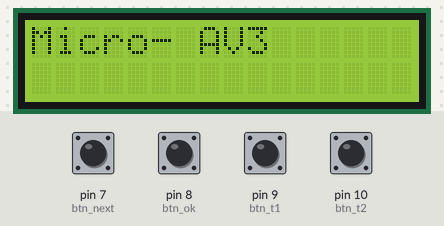
A sketch run on a simulated Arduino Uno, built with avr-gcc and run on an emulated ATmega328P. On the bench: 16×2 character LCD. The test bench sets the inputs (shaded band); at power-on: pin 7 (btn_next), pin 8 (btn_ok), pin 9 (btn_t1), pin 10 (btn_t2) HIGH.

Above: at 1.2 s.
1.3 s: pin 7 (btn_next) pulled LOW for 0.15 s
At 2.6 s:
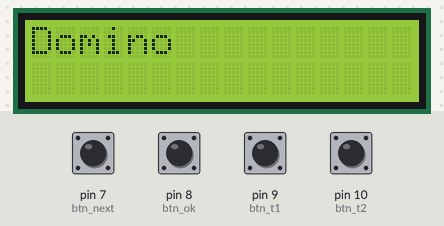
2.9 s: pin 8 (btn_ok) pulled LOW for 0.15 s
At 3.5 s:
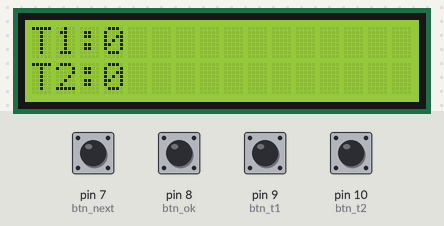
4.5 s: pin 7 (btn_next) pulled LOW for 1 s
At 5.9 s:
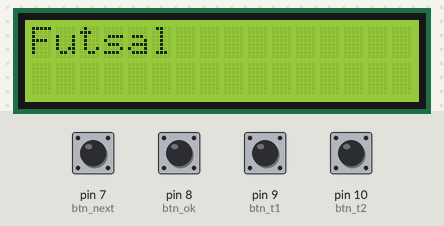
7.0 s: pin 8 (btn_ok) pulled LOW for 1 s
At 9.3 s:
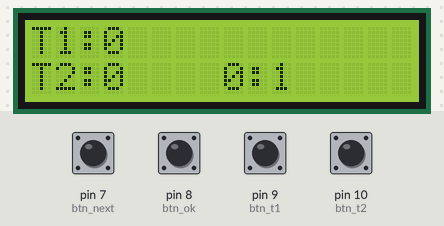
Timing chart, 0 to 10.8 s (numbered marks = the images above; inputs shaded):
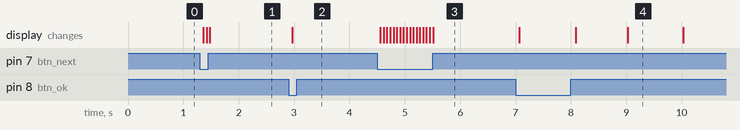

Measured:
- after the input at 1.3 s, the display: changes after 0.06 s (image 1)
- after the input at 2.9 s, the display: changes after 0.06 s (image 2)
- after the input at 4.5 s, the display: changes after 0.06 s (image 3)
- after the input at 7.0 s, the display: first changes after 0.06 s (image 4 shows a later state)

The sketch:

Projeto5-Placar_com_Display_LCD.ino
```cpp
//---Bibliotecas---
#include <LiquidCrystal_I2C.h>

//---Pinos---
#define btn_ok 8
#define btn_t1 9
#define btn_t2 10
#define btn_next 7
#define pin_Buzzer 3

//---Objetos---
LiquidCrystal_I2C lcd(0x27,16,2);

//**************************************
//---Opções do Menu---
String menu[2]= { "Futsal", "Domino"};

//--Variáveis auxiliares---
const int tempo = 10;
int tempInit,tempAt,ts,tm,op=0,t1,t2;

//**************************************
void setup()
{
  pinMode(btn_ok,INPUT_PULLUP);
  pinMode(btn_t1,INPUT_PULLUP);
  pinMode(btn_t2,INPUT_PULLUP);
  pinMode(btn_next,INPUT_PULLUP);

  lcd.init();
  lcd.backlight();
  lcd.print("Micro- AV3");
}

//**************************************
void loop()
{
    if(btn_click(btn_ok))
    {
      switch(op)
      {
        //---Opção Futsal---
        case 0:
          tempInit = millis();//Tempo inicial

          t1=0;t2=0;

          lcd.clear();
          lcd.setCursor(0,0);
          lcd.print("T1:" + String(t1));
          lcd.setCursor(0,1);
          lcd.print("T2:" + String(t2));

          delay(50);

          //---Placar do futsal + tempo---
          while(!btn_click(btn_ok))
          {
            //----Gol time 1---
            if(btn_click(btn_t1))
            {
              t1++;
              lcd.setCursor(0,0);
              lcd.print("T1:" + String(t1));
            }

            //---Gol time 2---
            if(btn_click(btn_t2))
            {
              t2++;
              lcd.setCursor(0,1);
              lcd.print("T2:" + String(t2));
            }

            //---Conversão do tempo---
            tempAt = millis()-tempInit;
            tm = tempAt/60000;
            ts = tempAt/1000;
            if(tm>0)ts -= tm*60;

            //---Exibição do placar---
            lcd.setCursor(8,1);
            lcd.print(String(tm)+':'+String(ts));
          }
          break;
        //---Opção do Dominó + Alarme---
        case 1:
          t1=0;t2=0;

          lcd.clear();
          lcd.setCursor(0,0);
          lcd.print("T1:" + String(t1));
          lcd.setCursor(0,1);
          lcd.print("T2:" + String(t2));

          delay(50);

          //---Placar Dominó---
          while(!btn_click(btn_ok))
          {
            //---Pontos time 1---
            if(btn_click(btn_t1))
            {
              t1 += 5;
              lcd.setCursor(0,0);
              lcd.print("T1:" + String(t1));
            }

            //---Pontos time2---
            if(btn_click(btn_t2))
            {
              t2 += 5;
              lcd.setCursor(0,1);
              lcd.print("T2:" + String(t2));
            }

            //---Alarme---
            if(t1==200 || t2==200)
            {
              alarme();
              break;
            }
          }
          break;
      }
    }

    //---Proxima opção---
    if(btn_click(btn_next))
    {
      lcd.clear();
      lcd.setCursor(0,0);
      if(op<1)op++;
      else op=0;
      lcd.print(menu[op]);
    }
}

//**************************************
//---Click dos botões----
bool btn_click(int btn)
{
  if(!digitalRead(btn)){
    delay(50);
    return true;
  }
  else return false;
}

//---Alarme---
void alarme()
{
  for (int frequencia = 150; frequencia < 1800; frequencia += 1)
  {
    tone(pin_Buzzer, frequencia, tempo);
    delay(1);
  }
  for (int frequencia = 1800; frequencia > 150; frequencia -= 1)
  {
    tone(pin_Buzzer, frequencia, tempo);
    delay(1);
  }
}
```
